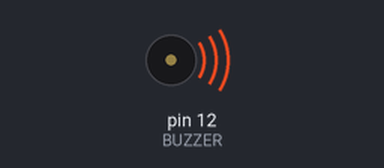
A sketch run on a simulated Arduino Uno, built with avr-gcc and run on an emulated ATmega328P. On the bench: buzzer (waves = sounding).

Above: at 0.5 s.
Timing chart, 0 to 4.6 s (numbered marks = the images above):
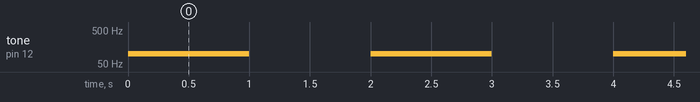

Measured:
- by itself, tone on pin 12 (BUZZER): alternates 100 Hz for 1.0 s and silent for 1.0 s

The sketch:

0.8W_Speaker.ino
```cpp
// // Pin to which an 8 Ohm speaker is connected (use a 150 - 220 Ohm resistor)
// #define speakerPin 12

// // Tempo (beats per minute)
// #define bpm 96

// // Gap between notes. This is expressed as percentage of time between 2 beats.
// #define noteGapPercentage 10

// /*
//  * 2D array containing the notes to be played
//  * A note comprises of two values:
//  *  * The first value determines the frequency of the note.
//  *    This is expressed as the number of a key on an 88-key piano (1 - 88)
//  *    A number outside this range can be used (e.g. 0) to create a gap
//  *  * The second value determines the duration:
//  *    * 1 represents a whole note (spans 4 beats)
//  *    * 2 represents a half note (spans 2 beats)
//  *    * 4 represents a quarter note (spans 1 beat)
//  *    * 8 represents an eighth note (spans 0.5 beat)
//  *      etc.
//  */
// uint8_t notes[][2] = {
//   {35,4}, {35,4}, {42,4}, {42,4}, {44,4}, {44,4}, {42,2},
//   {40,4}, {40,4}, {39,4}, {39,4}, {37,4}, {37,4}, {35,2},
//   {42,4}, {42,4}, {40,4}, {40,4}, {39,4}, {39,4}, {37,2},
//   {42,4}, {42,4}, {40,4}, {40,4}, {39,4}, {39,4}, {37,2},
//   {35,4}, {35,4}, {42,4}, {42,4}, {44,4}, {44,4}, {42,2},
//   {40,4}, {40,4}, {39,4}, {39,4}, {37,4}, {37,4}, {35,2}
// };

// // Time between two beats in microseconds (equal to length of a quarter note)
// #define beatDuration (60.0 / bpm) * 1000000L

// // Time of the gap between two notes in microseconds
// #define noteGap beatDuration * (noteGapPercentage / 100.0)

// void setup() {
//   // Set the speakerPin as an output
//   pinMode(speakerPin, OUTPUT);

//   // Iterate over the notes array
//   for(int i = 0; i < (sizeof(notes) / sizeof(*notes)); i++) {
//     // pass the key number and note type
//     playNote(notes[i][0], notes[i][1]);
//   }
// }

// /*
//  * Plays an individual note.
//  *
//  * keyNumber - The key number (1 - 88)
//  * noteType - The note type (1, 2, 4, 8, etc.)
//  */
// void playNote(uint8_t keyNumber, uint8_t noteType) {
//   long halfPeriod = getPeriodForKey(keyNumber) / 2;
//   long noteDuration = beatDuration * (4.0 / noteType);
//   long elapsed = 0;

//   // While we have a note to play
//   while(halfPeriod > 0 && elapsed < (noteDuration - noteGap)) {
//     // Set speakerPin high for half of the period
//     digitalWrite(speakerPin, HIGH);
//     wait(halfPeriod);

//     // Set speakerPin low for half of the period
//     digitalWrite(speakerPin, LOW);
//     wait(halfPeriod);

//     // Update the amount of time that has elapsed
//     elapsed += halfPeriod * 2;
//   }

//   /*
//    * Gap between notes. Calculated using 'elapsed' to minimise timing errors
//    * and ensure that the correct gap occurs whenever getPeriodForKey() returns
//    * zero.
//    */
//   wait(noteDuration - elapsed);
// }

// /*
//  * Returns the period for a key or zero for key numbers outside the range of 1 -
//  * 88.
//  *
//  * keyNumber - The key number (1 - 88)
//  */
// long getPeriodForKey(uint8_t keyNumber) {
//   // If the key is between 1 and 88
//   if(keyNumber >= 1 && keyNumber <= 88) {
//     // Return the period (one second divided by the frequency of the key)
//     return 1000000L / (pow(2.0, (keyNumber - 49.0) / 12.0) * 440.0);
//   }

//   // Otherwise return zero
//   return 0;
// }

// /*
//  * Delay for a number of microseconds. This is necessary because
//  * delayMicroseconds() has an upper limit.
//  *
//  * us - The delay in microseconds
//  */
// void wait(long us) {
//   // First delay for the number of whole milliseconds using delay()
//   delay(us / 1000);
//   // Then delay for the remainder of microseconds using delayMicroseconds()
//   delayMicroseconds(us % 1000);
// }

// void loop() {
//   // Not used. Music will play once.
// }

#define BUZZER 12

void setup()
{
  // put your setup code here, to run once:
  pinMode(BUZZER, OUTPUT);
}

void loop()
{
  tone(BUZZER, 100); //Set the voltage to high and makes a noise
  delay(1000);//Waits for 1000 milliseconds
  noTone(BUZZER);//Sets the voltage to low and makes no noise
  delay(1000);//Waits for 1000 milliseconds
}
```
